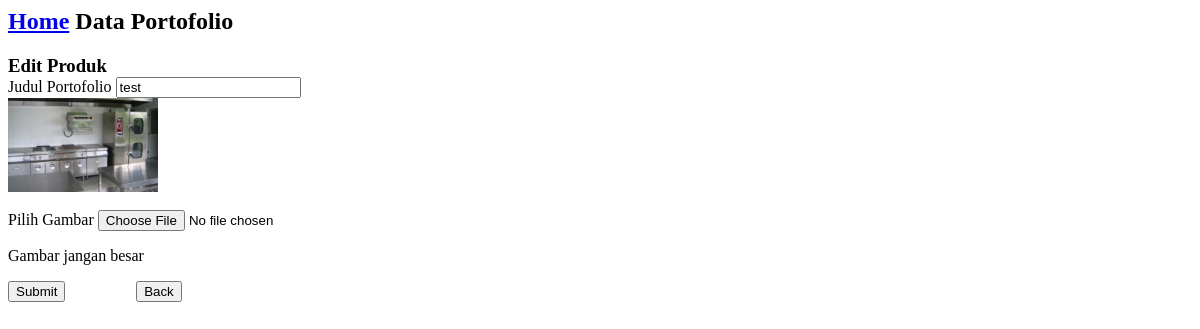
/adminpage/edit-portofolio.php?id=1, run on the app's committed database.
### tables this page shows
CREATE TABLE `tb_portofolio` (
  `id_port` tinyint(11) NOT NULL,
  `id_admin` tinyint(4) DEFAULT NULL,
  `port_tittle` text,
  `gambar` varchar(100) DEFAULT NULL
);

### adminpage/edit-portofolio.php (the view, shortened to what this page needs)
 <div id="page-wrapper" class="gray-bg dashbard-1">
       <div class="content-main">
		    <div class="banner">
				<h2>
				<a href="admin.php">Home</a>
				<span>Data Portofolio</span>
				</h2>
		    </div>
				<link rel="stylesheet" href="css/graph.css">
	<div class="content-top">
		<div class="col-md-12 ">
			<div class="grid-form">
				<div class="grid-form1">
				 	<h3 id="forms-example" class="" style="margin-bottom: 0px;">Edit Produk</h3>
							<?php
									$id=$_GET['id'];
									$hasil = mysql_query(" select * from tb_portofolio where id_port=$id");
										$baris=mysql_fetch_array($hasil);
										$nama=$baris['port_tittle'];
										$gambar=$baris['gambar'];
							?>
					<form name="input_data" action="<?php echo "proses-edit-portofolio.php?id=$id"; ?>" method="post" enctype="multipart/form-data" >
						<div class="form-group">
							<label for="exampleInputEmail1">Judul Portofolio</label>
							<input type="text" class="form-control" name="nama" id="nama" placeholder="Judul Portofolio" value="<?php echo "$nama"; ?>">
						</div>
						<div class="form-group">
							<img src="<?php echo"$gambar"; ?>" width="150"><br><br>
							<label for="exampleInputFile">Pilih Gambar</label>
							<input type="file" id="gambar" name="gambar">
							<p class="help-block">Gambar jangan besar</p>
						</div>
			<div class="form-group">
				<button class="btn-success btn" style="margin-right: 5em;">Submit</button>
				<button class="btn-danger btn">Back</button>
			</div>
</form>
</div>
			</div>
		</div>
	</div>

### data on the page
tb_portofolio: nama "test", gambar (picture)
